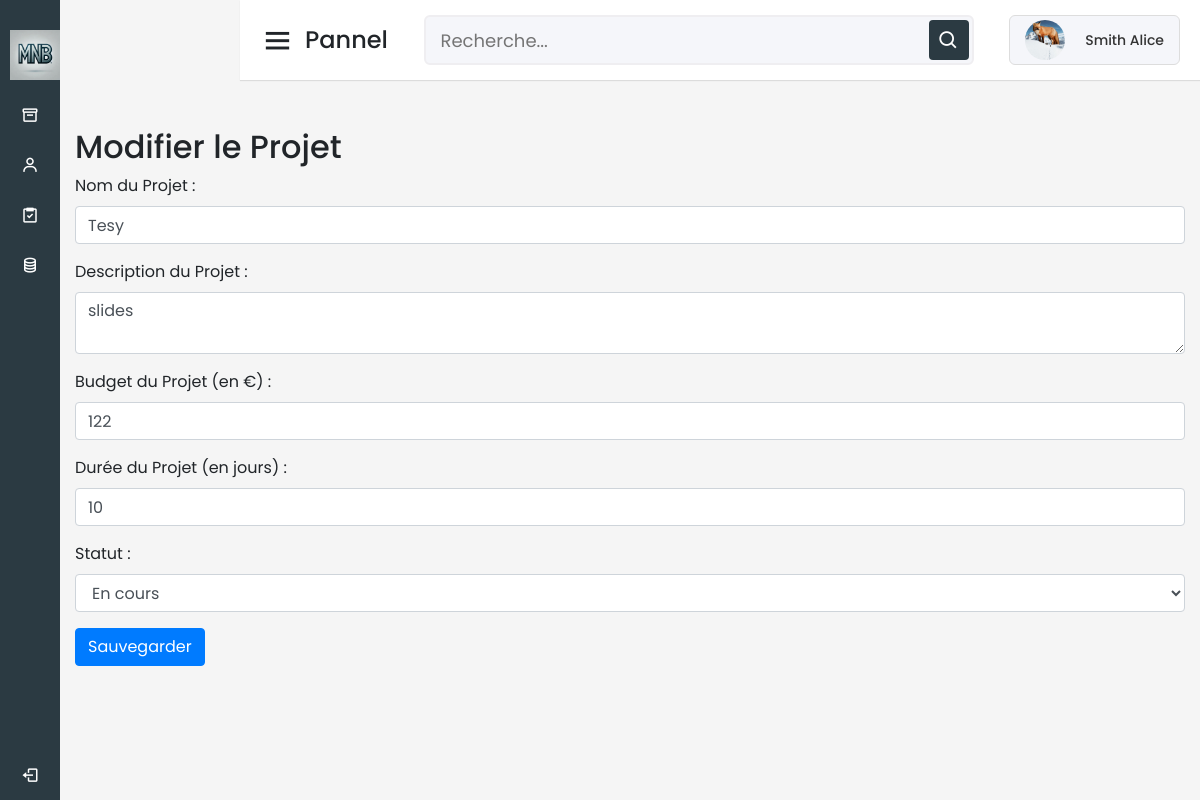
Page /modifier_projet.php?id=18 (signed in) on the earlier database version.
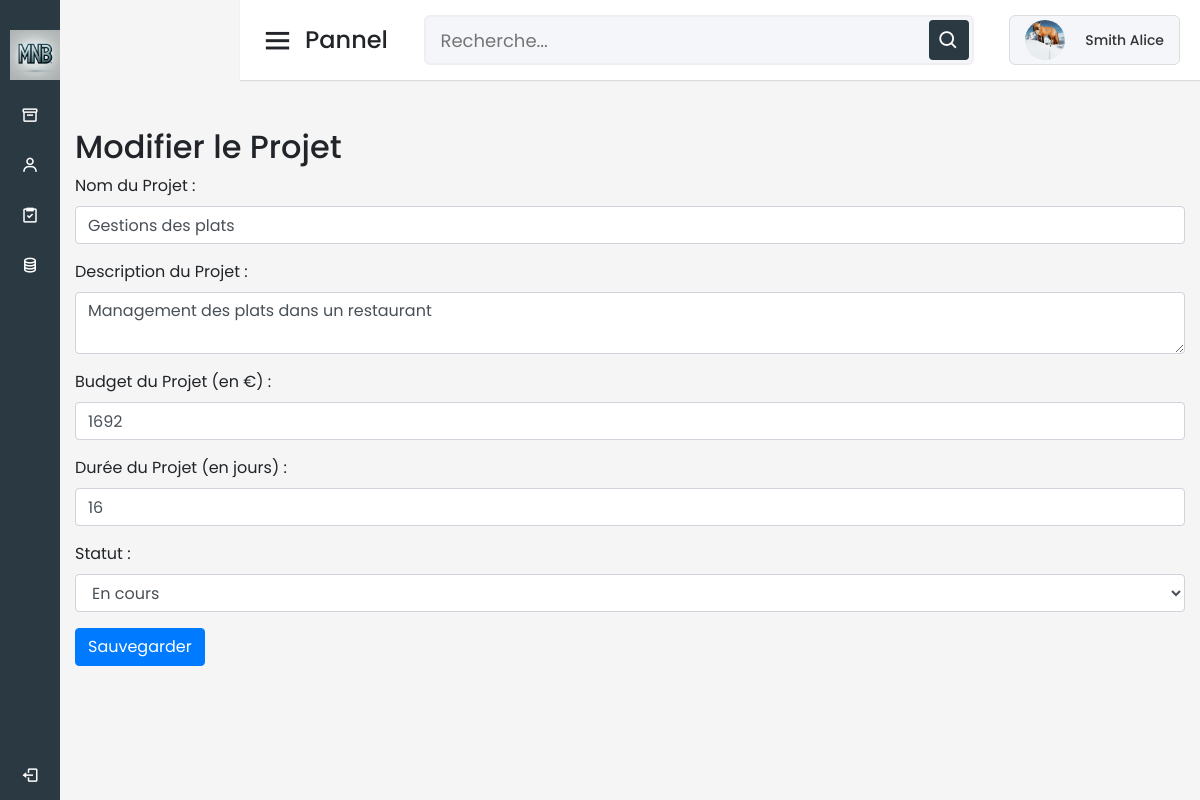
Same page on the later database version.
### tables this page shows
CREATE TABLE `Projet` (
  `IDProjet` int(11) NOT NULL,
  `nomProjet` varchar(50) NOT NULL,
  `Duree_projet` varchar(50) NOT NULL,
  `descriptionProjet` varchar(50) NOT NULL,
  `IDTache` int(11) DEFAULT NULL,
  `Statu` varchar(50) NOT NULL,
  `budget` int(11) NOT NULL,
  `IDUsers` text DEFAULT NULL
);

### modifier_projet.php (the view, shortened to what this page needs)
<?php
$servername = "localhost";
$username = "root";
$password = "";
$dbname = "MNB_data";
$conn = new mysqli($servername, $username, $password, $dbname);
$projet_id = $_GET['id'];
$sql = "SELECT * FROM Projet WHERE IDProjet='$projet_id'";
$result = $conn->query($sql);
$row = $result->fetch_assoc();
?>
<!DOCTYPE html>
<html lang="fr" dir="ltr">
<head>
    <link rel="stylesheet" href="css/dashboard.css">
    <link href="https://stackpath.bootstrapcdn.com/bootstrap/4.5.2/css/bootstrap.min.css" rel="stylesheet">
    <link href="https://unpkg.com/boxicons@2.0.7/css/boxicons.min.css" rel="stylesheet" />
</head>
<body>
    <?php include('sidebar.php'); ?>
    <section class="home-section">
    <?php include('header_gestion.php'); ?>
        <div class="home-content">
            <div class="container mt-4">
                <h2>Modifier le Projet</h2>
                <form class="needs-validation" novalidate method="post">
                    <div class="form-group">
                        <label for="nom_projet">Nom du Projet :</label>
                        <input type="text" class="form-control" id="nom_projet" name="nom_projet" value="<?php echo htmlspecialchars($row['nomProjet']); ?>" required>
                    </div>
                    <div class="form-group">
                        <label for="description_projet">Description du Projet :</label>
                        <textarea class="form-control" id="description_projet" name="description_projet" required><?php echo htmlspecialchars($row['descriptionProjet']); ?></textarea>
                    </div>
                    <div class="form-group">
                        <label for="budget">Budget du Projet (en €) :</label>
                        <input type="number" class="form-control" id="budget" name="budget" value="<?php echo htmlspecialchars($row['budget']); ?>" required>
                    </div>
                    <div class="form-group">
                        <label for="duree_projet">Durée du Projet (en jours) :</label>
                        <input type="number" class="form-control" id="duree_projet" name="duree_projet" value="<?php echo htmlspecialchars($row['Duree_projet']); ?>" required>
                    </div>
                    <div class="form-group">
                        <label for="statu">Statut :</label>
                        <select class="form-control" id="statu" name="statu" required>
                            <option value="En cours" <?php echo $row['Statu'] === 'En cours' ? 'selected' : ''; ?>>En cours</option>
                        </select>
                    </div>
                    <button type="submit" class="btn btn-primary">Sauvegarder</button>
                </form>
            </div>
        </div>
    </section>
</body>
</html>

Differences in the rows shown:
changed projet "En cours": nom_projet "Tesy" → "Gestions des plats"; description_projet "slides" → "Management des plats dans un restaurant"; budget "122" → "1692"; duree_projet "10" → "16"
